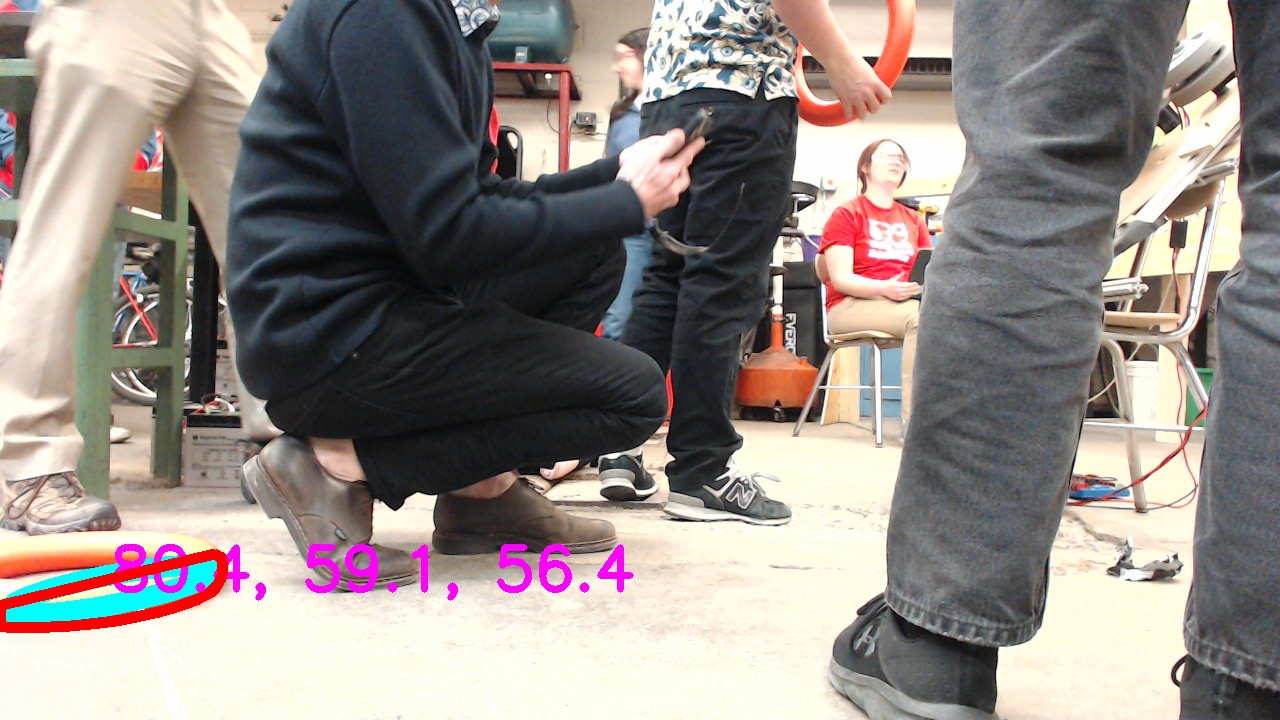
#> input picture note_detection/angle_images/image1.jpg, 1280 x 720 px; its folder holds only this picture in this run
$ python -i limelight_pipeline.py   (imports and definitions only)
#> lines starting #> are read from the running program, lines starting #| are printed output that depends on the picture; after the words box and inside, x2 and y2 are one past the last pixel; in counts of white or black regions, pixels touching at a corner belong together
import cv2
import numpy as np
import math
from time import sleep
import os

# CONSTANTS
HUE = 179
SATURATION = 255
VALUE = 255

HSV_UPPER = [19, 183, 255]
HSV_LOWER = [0, 0, 70]
BLUR_SIZE = 5

CAMERA_CENTER_ANGLE_DEGREES = 29
CAMERA_HEIGHT_IN = 28.7

FOV_HEIGHT_DEGREES = 41
FOV_HEIGHT_PIX = 240
FOV_WIDTH_DEGREES = 54
FOV_WIDTH_PIX = 320

NOTE_OUTER_RADIUS_IN = 14
NOTE_THICKNESS_IN = 2

# HELPER FUNCTIONS

# Returns a frame that is smaller
# [4 lines left out: function shrinkFrame, not called in this run]

'''
def waitForCam(path):
    """Waits until there is a camera available at `path`. This is to ensure that cameras that are unplugged can be plugged back in and not interrupt the script."""
    while True:
        cap = cv2.VideoCapture(path)
        cap:cv2.VideoCapture
        cap.set(cv2.CAP_PROP_FRAME_WIDTH, FOV_WIDTH_PIX)
        cap.set(cv2.CAP_PROP_FRAME_HEIGHT, FOV_HEIGHT_PIX)
        cap.set(cv2.CAP_PROP_FPS, 20)
        if cap.isOpened():
            print("open")
            return cap
        else:
            sleep(0.001)
            print("Waiting")
'''

def pixelsToRadians(pixelLength, angle):
    """Converts a line of pixelLength pixels rotated clockwise from a horizontal line by angle degrees into an angle in radians based on the camera's FOV."""
    radiansPerPixelHeight = math.radians(FOV_HEIGHT_DEGREES) / FOV_HEIGHT_PIX
    radiansPerPixelWidth = math.radians(FOV_WIDTH_DEGREES) / FOV_WIDTH_PIX
    lineAngleHeight = pixelLength * math.sin(math.radians(angle)) * radiansPerPixelHeight
    lineAngleWidth = pixelLength * abs(math.cos(math.radians(angle))) * radiansPerPixelWidth
    lineAngle = math.sqrt(lineAngleHeight ** 2 + lineAngleWidth ** 2)
    return lineAngle

def polarToRectangular(rs, thetas):
    xs = []
    ys = []
    for i in range(len(rs)):
        r = rs[i]
        theta = thetas[i]
        x = r * math.cos(theta)
        y = r * math.sin(theta)
        xs.append(x)
        ys.append(y)
    return xs, ys

# [7 lines left out: function pointAngleAboveHorizontal, not called in this run]

# converts the horizontal angle relative to the optical axis to the horizontal angle relative to the ground
def horizontalOpticalToGround(angle):
    return math.atan((1 / math.cos(math.radians(CAMERA_CENTER_ANGLE_DEGREES))) * math.tan(angle))

# converts the vertical angle relative to the optical axis to the vertical angle relative to the ground
def verticalOpticalToGround(opticalHorizontalAngle, opticalVerticalAngle):
    return math.asin(math.cos(math.radians(CAMERA_CENTER_ANGLE_DEGREES)) * math.sin(opticalVerticalAngle) + \
        math.cos(opticalHorizontalAngle) * math.cos(opticalVerticalAngle) * math.sin(math.radians(CAMERA_CENTER_ANGLE_DEGREES)))

def processImage(image):
    convexHull, mask = findNoteContours(image, True)
    ellipses = fitEllipsesToNotes(convexHull)
    angles = computeEllipseAnglesFromCam(ellipses)
    centers = [ellipse[0] for ellipse in ellipses]
    distances0 = computeNoteDistancesFromAngles(angles)
    distances1 = computeNoteDistancesFromMajorAxes(ellipses)
    distances2, groundAngles = computeNoteCoordsFromCenters(centers)
    xCoords, zCoords = polarToRectangular(distances2, groundAngles)
    #anglesFromRobot = computeNoteAnglesFromRobot(centers)
    #xCoords = computeNoteXCoords(distances2, anglesFromRobot, centers)
    displayText = [str(round(xCoords[i], 1)) + ", " + str(round(zCoords[i], 1)) for i in range(len(ellipses))]
    # displayText = [str(round(distances2[i], 1)) + ", " + str(round(math.degrees(groundAngles[i]), 1)) for i in range(len(ellipses))]
    # displayText = [str(round(distances0[i], 1)) + ", " + str(round(distances1[i], 1)) + ", " + str(round(distances2[i], 1)) for i in range(len(ellipses))]
    # displayText = [str(ellipse[0]) for ellipse in ellipses]
    toDisplay = drawEllipses(ellipses, displayText, image)
    # print(image)
    print(displayText)

    toDisplay = cv2.drawContours(toDisplay, convexHull, -1, (0, 0, 255), 2)
    #cv2.imshow("Frame", shrinkFrame(toDisplay, 2))
    return toDisplay, mask

# FILTER CODE

# Get upper and lower bounds for HSV filter
upper = np.array(HSV_UPPER)
lower = np.array(HSV_LOWER)
#print(upper)

# Read the image and convert to HSV
# sampleImage = cv2.imread(os.path.join("note_detection", "sample_images", "IMG_1559.jpeg"))

# [8 lines left out: function invertedHueMask, not called in this run]

def findNoteContours(image, displayMask = False):
    """Filters the image for notes and returns a list of convexHulls where they are"""
    image = cv2.cvtColor(image, cv2.COLOR_BGR2HSV)
    blurred = cv2.medianBlur(image, BLUR_SIZE * 2 + 1)
    mask = cv2.inRange(blurred, lower, upper)
    if displayMask:
        #cv2.imshow("Mask", shrinkFrame(mask, 2))
        pass
    contours, _ = cv2.findContours(mask, cv2.RETR_EXTERNAL, cv2.CHAIN_APPROX_SIMPLE)
    if not contours:
        return [], mask
    largestContour = max(contours, key=lambda x: cv2.contourArea(x))
    convexHull = [cv2.convexHull(largestContour)]

    # Add in more filtering here

    return convexHull, mask

def fitEllipsesToNotes(convexHull):
    ellipses = []
    for hull in convexHull:
        if len(hull) < 5: continue # fitEllipse needs at least 5 points
        ellipse = cv2.fitEllipse(hull)
        newMajor = ellipse[1][1] * (1 - NOTE_THICKNESS_IN / NOTE_OUTER_RADIUS_IN) # Shrink the ellipse to be at roughly the center of the torus
        newMinor = ellipse[1][0] - ellipse[1][1] * NOTE_THICKNESS_IN / NOTE_OUTER_RADIUS_IN # Removing the same amount from the minor axis as the major axis
        ellipse = list(ellipse)
        ellipse[1] = (newMinor, newMajor)
        ellipse = tuple(ellipse)
        ellipses.append(ellipse)

    return ellipses

def drawEllipses(ellipses, textToDisplay, image):
    """Displays the inputted array of ellipses on image with textToDisplay (an array of the same length) at their centers"""
    toReturn = image.copy()
    for i in range(len(ellipses)):
        ellipse = ellipses[i]
        text = textToDisplay[i]
        try:
            ellipseCenter = tuple([int(coord) for coord in ellipse[0]])
            toReturn = cv2.ellipse(toReturn, ellipse, (255, 255, 0), 5)
            toReturn = cv2.putText(toReturn, str(text), ellipseCenter, cv2.FONT_HERSHEY_SIMPLEX, 0.5, (255, 0, 255), 2)
        except:
            # Errors this catches: ellipse has infinity in it, ellipse is zero size, center doesn't work for text
            print("Can't display ellipse")
    return toReturn

# POS MATH

def computeEllipseAnglesFromCam(ellipses):
    """Assuming the inputted ellipses are circles viewed from an angle, calculates the angle from that circle to the camera."""
    angles = []
    for ellipse in ellipses:
        major = ellipse[1][1]
        minor = ellipse[1][0]
        angle = ellipse[2] # The clockwise angle from a horizontal line to the minor axis
        ellipseAngle = pixelsToRadians(minor, angle)
        minorLengthRelativeToDiameter = minor / major
        angleFromCam = (math.pi - ellipseAngle) / 2 - math.asin(minorLengthRelativeToDiameter * math.sin((math.pi + ellipseAngle) / 2))
        angles.append(angleFromCam)
    return angles

def computeNoteDistancesFromAngles(angles):
    """Uses the angle of a note from the camera to calculate its distance, assuming it is on the floor."""
    distances = []
    for angle in angles:
        distance = CAMERA_HEIGHT_IN * math.tan(angle)
        distances.append(distance)
    return distances

def computeNoteDistancesFromMajorAxes(ellipses):
    """Uses the major axis of a note to calculate its distance, assuming it is on the floor."""
    distances = []
    for ellipse in ellipses:
        major = ellipse[1][1]
        angle = ellipse[2]
        ellipseAngle = pixelsToRadians(major, angle - 90)
        distanceStraightOn = 6 / math.tan(ellipseAngle / 2) # tan(ellipseAngle) SHOULD not be 0 or infinity
        if distanceStraightOn < CAMERA_HEIGHT_IN: distance = 0
        else: distance = math.sqrt(distanceStraightOn ** 2 - CAMERA_HEIGHT_IN ** 2)
        distances.append(distance)
    return distances

def computeNoteCoordsFromCenters(centers):
    """Uses the center point of a note to calculate its z-coordinate based on the tilt of the camera, assuming it is on the floor and the center point is below the camera"""
    distances = []
    angles = []
    for center in centers:
        centerY = center[1]
        heightAboveCamCenter = FOV_HEIGHT_PIX / 2 - centerY
        angleAboveCamCenter = math.copysign(pixelsToRadians(heightAboveCamCenter, 90), -heightAboveCamCenter)
        #angleAboveHorizontal = pointAngleAboveHorizontal(center)

        centerX = center[0]
        xDistanceAboveCamCenter = centerX - FOV_WIDTH_PIX / 2
        angleFromCamCenter = pixelsToRadians(xDistanceAboveCamCenter, 0)

        groundAngle = horizontalOpticalToGround(angleFromCamCenter)
        verticalAngle = verticalOpticalToGround(angleFromCamCenter, angleAboveCamCenter)
        distance = CAMERA_HEIGHT_IN / math.tan(verticalAngle)

        angle = math.pi / 2 - math.copysign(groundAngle, xDistanceAboveCamCenter)
        distances.append(distance)
        angles.append(angle)
    return distances, angles

# [25 lines left out: functions computeNoteAnglesFromRobot, computeNoteXCoords, not called in this run]

# CALIBRATION

'''
def calibrate(image):
    blurSize = 1
    blurred = cv2.medianBlur(image, blurSize * 2 + 1)
    mask = cv2.inRange(blurred, lower, upper)

    def updateHueMin(value):
        lower[0] = value

    def updateHueMax(value):
        upper[0] = value

    def updateSaturationMin(value):
        lower[1] = value

    def updateSaturationMax(value):
        upper[1] = value

    def updateValueMin(value):
        lower[2] = value

    def updateValueMax(value):
        upper[2] = value

    def updateBlurSize(value):
        global blurSize
        blurSize = value

    def saveValues(value):
        print("HSV_LOWER = " + lower.tolist())
        print("HSV_LOWER = " + upper.tolist())
        print("HSV_LOWER = " + blurSize)

    cv2.namedWindow("Filter")
    cv2.createTrackbar("Hue min", "Filter", 0, HUE, updateHueMin)
    cv2.createTrackbar("Hue max", "Filter", HUE, HUE, updateHueMax)
    cv2.createTrackbar("Saturation min", "Filter", 0, SATURATION, updateSaturationMin)
    cv2.createTrackbar("Saturation max", "Filter", SATURATION, SATURATION, updateSaturationMax)
    cv2.createTrackbar("Value min", "Filter", 0, VALUE, updateValueMin)
    cv2.createTrackbar("Value max", "Filter", VALUE, VALUE, updateValueMax)
    cv2.createTrackbar("Blur", "Filter", 0, 20, updateBlurSize)
    cv2.createTrackbar("Slide to save", "Filter", 0, 1, saveValues)

    blurred = cv2.medianBlur(image, blurSize * 2 + 1)
    toDisplay = cv2.cvtColor(blurred, cv2.COLOR_HSV2BGR)
    mask = cv2.inRange(blurred, lower, upper)
    return mask
'''

# MAIN
# [8 lines left out: function runPipeline, not called in this run]

>>> import cv2
>>> picture = cv2.imread('angle_images/image1.jpg')
#> picture is the input picture: shape (720, 1280, 3); mean B, G, R 134.9, 139.5, 148
>>> result = processImage(picture)
#> in findNoteContours, `mask = cv2.inRange(blurred, lower, upper)`:
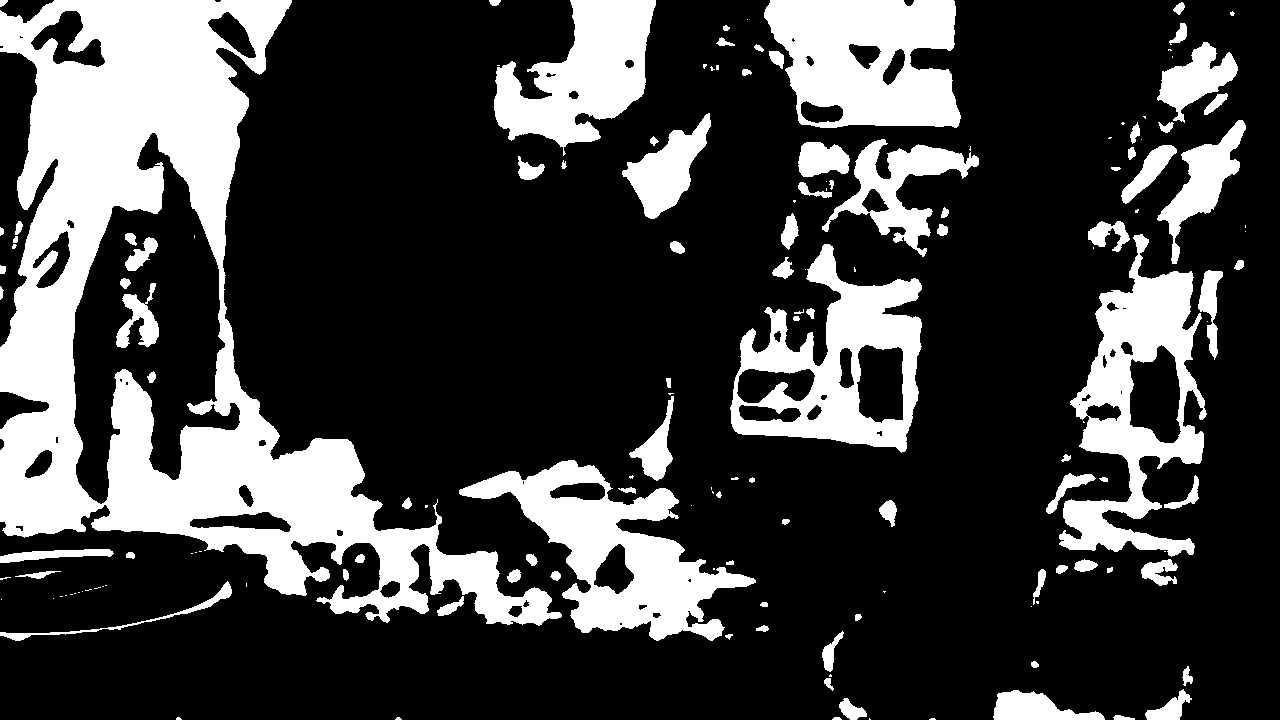
#> mask: shape (720, 1280); 25.1% white; 153 white regions (60 under 20 px)
#> in findNoteContours, `contours, _ = cv2.findContours(mask, cv2.RETR_EXTERNAL, cv2.CHAIN_APPR..`: contours = 147 contours, 69 with area under 20; largest, box (x1, y1, x2, y2) and area: (0, 0, 562, 626) 142534, (730, 244, 922, 453) 23152, (1059, 234, 1207, 557) 22362, (459, 460, 756, 641) 20700, (764, 0, 961, 128) 20234
#> in findNoteContours, `largestContour = max(contours, key=lambda x: cv2.contourArea(x))`: largestContour = contour of 1444 points, box (x1, y1, x2, y2) (0, 0, 562, 626), area 142534
#> in findNoteContours, `convexHull = [cv2.convexHull(largestContour)]`: convexHull = 1 contour; box (x1, y1, x2, y2) and area: (0, 0, 562, 626) 249389
#> the loop in fitEllipsesToNotes, `for hull in convexHull:` made 1 pass
#> (ellipse, newMajor, newMinor) on pass 1: (((315.9, 308.5), (433, 1030.3), 99.77), 1030.3, 433)
#> after the loop in fitEllipsesToNotes, `for hull in convexHull:`: ellipses = [((315.9, 308.5), (433, 1030.3), 99.77)]
#> the loop in computeEllipseAnglesFromCam, `for ellipse in ellipses:` made 1 pass
#> (ellipse, major, minor, angle, radiansPerPixelHeight in pixelsToRadians, radiansPerPixelWidth in pixelsToRadians, lineAngleHeight in pixelsToRadians, lineAngleWidth in pixelsToRadians) on pass 1: (((315.9, 308.5), (433, 1030.3), 99.77), 1030.3, 433, 99.77, 0.00298, 0.00295, 1.27, 0.216)
#> after the loop in computeEllipseAnglesFromCam, `for ellipse in ellipses:`: angles = [0.583]
#> in processImage, `centers = [ellipse[0] for ellipse in ellipses]`: centers = [(315.9, 308.5)]
#> the loop in computeNoteDistancesFromAngles, `for angle in angles:` made 1 pass
#> (angle, distance) on pass 1: (0.583, 18.93)
#> after the loop in computeNoteDistancesFromAngles, `for angle in angles:`: distances = [18.93]
#> the loop in computeNoteDistancesFromMajorAxes, `for ellipse in ellipses:` made 1 pass
#> (ellipse, major, angle, radiansPerPixelHeight in pixelsToRadians, radiansPerPixelWidth in pixelsToRadians, lineAngleHeight in pixelsToRadians, lineAngleWidth in pixelsToRadians, lineAngle in pixelsToRadians) on pass 1: (((315.9, 308.5), (433, 1030.3), 99.77), 1030.3, 99.77, 0.00298, 0.00295, 0.521, 2.99, 3.04)
#> after the loop in computeNoteDistancesFromMajorAxes, `for ellipse in ellipses:`: distances = [0]
#> the loop in computeNoteCoordsFromCenters, `for center in centers:` made 1 pass
#> (center, centerY, heightAboveCamCenter) on pass 1: ((315.9, 308.5), 308.5, -188.5)
#> after the loop in computeNoteCoordsFromCenters, `for center in centers:`: angles = [1.06]; distances = [18.99]
#> in processImage, `distances2, groundAngles = computeNoteCoordsFromCenters(centers)`: groundAngles = [1.06]
#> the loop in polarToRectangular, `for i in range(len(rs)):` made 1 pass
#> (r, theta, x, y) on pass 1: (18.99, 1.06, 9.34, 16.54)
#> after the loop in polarToRectangular, `for i in range(len(rs)):`: xs = [9.34]; ys = [16.54]
#> in processImage, `xCoords, zCoords = polarToRectangular(distances2, groundAngles)`: xCoords = [9.34]; zCoords = [16.54]
#> in processImage, `displayText = [str(round(xCoords[i], 1)) + ", " + str(round(zCoords[i]..`: displayText = ['9.3, 16.5']
#> the loop in drawEllipses, `for i in range(len(ellipses)):` made 1 pass
#> (ellipse, text, ellipseCenter) on pass 1: (((315.9, 308.5), (433, 1030.3), 99.77), '9.3, 16.5', (315, 308))
#> pass 1, in drawEllipses, `toReturn = cv2.ellipse(toReturn, ellipse, (255, 255, 0), 5)`:
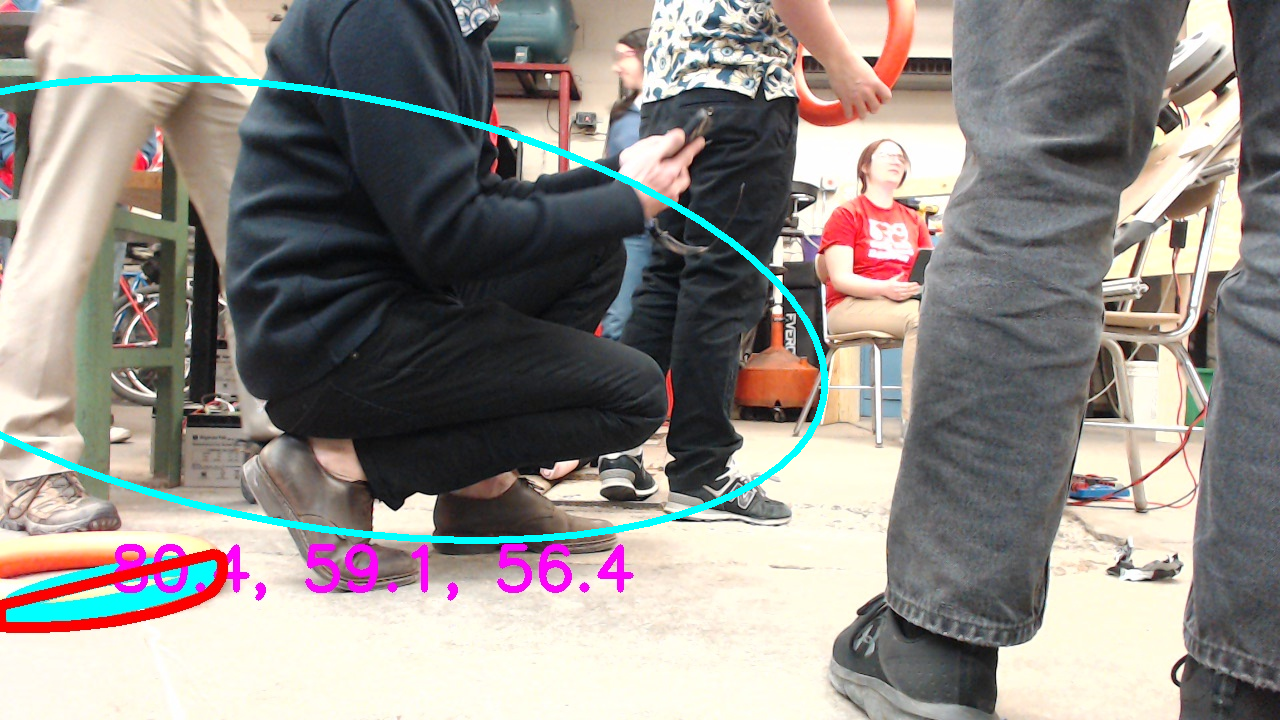
#> toReturn: shape (720, 1280, 3); 1.4% of pixels changed, all inside (x1, y1, x2, y2) = (0, 74, 829, 544)
#> pass 1, in drawEllipses, `toReturn = cv2.putText(toReturn, str(text), ellipseCenter, cv2.FONT_HE..`:
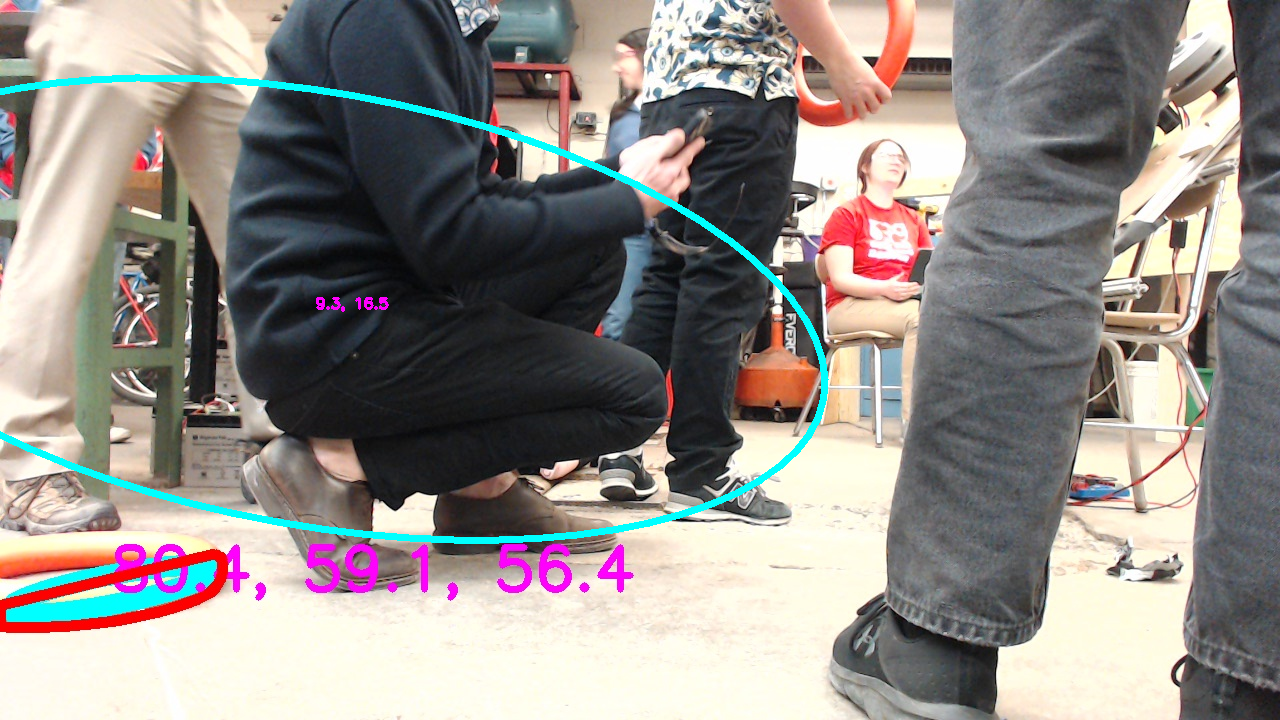
#> toReturn: shape (720, 1280, 3); 0.05% of pixels changed, all inside (x1, y1, x2, y2) = (316, 297, 389, 312)
#| ['9.3, 16.5']
#> in processImage, `toDisplay = cv2.drawContours(toDisplay, convexHull, -1, (0, 0, 255), 2)`:
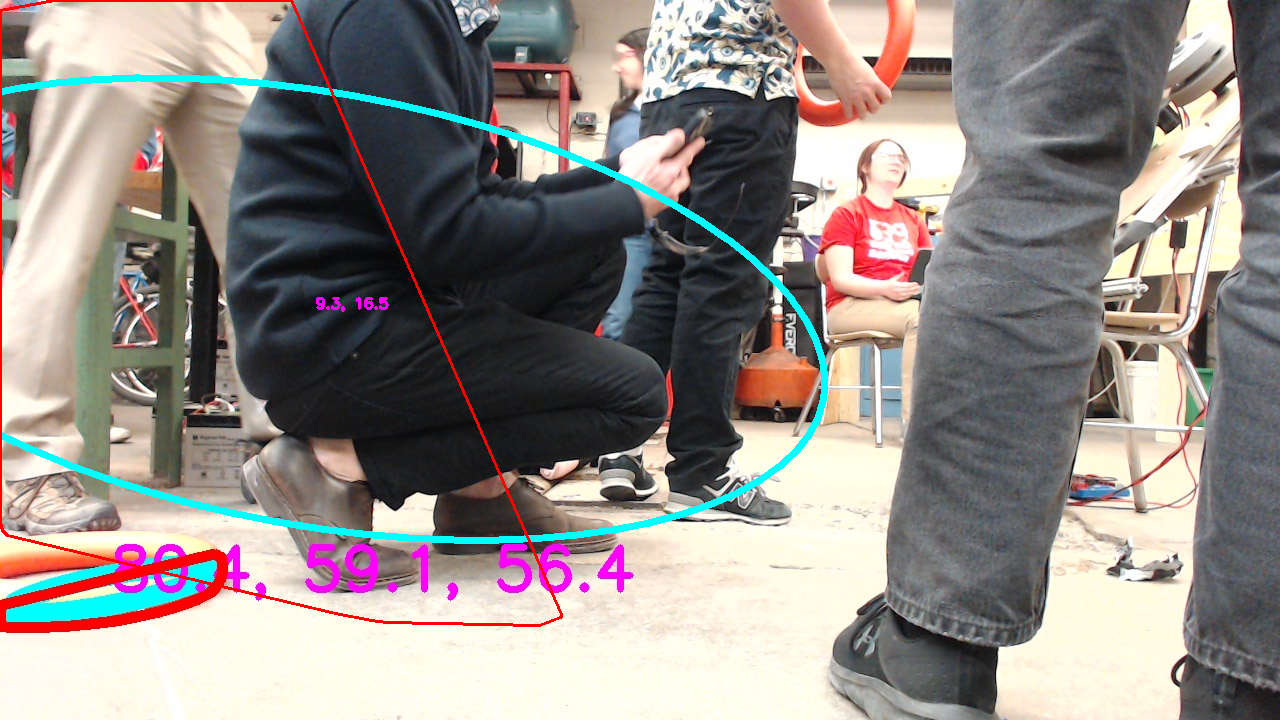
#> toDisplay: shape (720, 1280, 3); 0.56% of pixels changed, all inside (x1, y1, x2, y2) = (0, 0, 563, 627)
